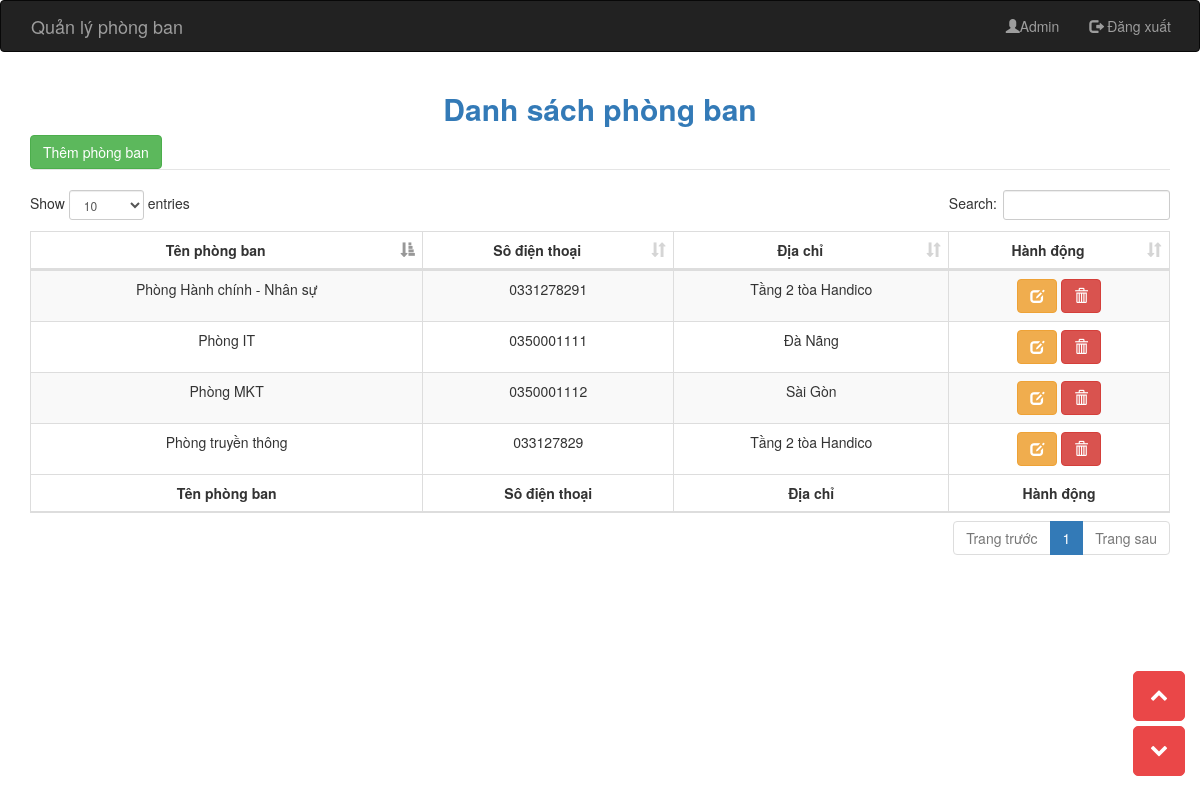
The page /department.php (signed in) on the database its author committed.
### tables this page shows
CREATE TABLE `PhongBan` (
  `id` int unsigned NOT NULL AUTO_INCREMENT,
  `tenPB` varchar(255) DEFAULT NULL,
  `soDT` varchar(255) NOT NULL,
  `diaChi` varchar(255) NOT NULL,
  PRIMARY KEY (`id`)
);

### department.php (the view, shortened to what this page needs)
<?php
include_once "connect-to-sql.php";
$data = $connection->query("SELECT * FROM PhongBan");
?>
<!DOCTYPE html>
<html lang="en">
<head>
  <link rel="stylesheet" href="https://maxcdn.bootstrapcdn.com/bootstrap/3.4.0/css/bootstrap.min.css">
  <link rel="stylesheet" href="https://stackpath.bootstrapcdn.com/font-awesome/4.7.0/css/font-awesome.min.css">
  <link rel="stylesheet" href="public/css/bootstrap.min.css">
  <link rel="stylesheet" type="text/css" href="public/css/datatables.min.css"/>
  <link rel="stylesheet" type="text/css" href="public/css/back-top.css"/>
  <link rel="stylesheet" type="text/css" href="public/css/back-down.css"/>
</head>
<body>
  <nav class="navbar navbar-inverse container-fluid">
    <div class="container">
      <div class="navbar-header">
        <a class="navbar-brand" href="">Quản lý phòng ban</a>
      </div>
      <ul class="nav navbar-nav navbar-right">
        <li><a href="index-admin.php"><span class="glyphicon glyphicon-user"></span><?php echo $_SESSION["Admin"]; ?>  </a></li>
        <li><a href="logout.php"><span class="glyphicon glyphicon-log-out"></span> Đăng xuất</a></li>
      </ul>
    </div>
  </nav>
  <div class="container">
    <div class="row">
      <div class="col-md-12">
        <h2 class="text-center text-primary"><b>Danh sách phòng ban</b></h2>
      </div>
      <div class="col-md-12">
        <a href="create-department-form.php" type="button" class="btn btn-success">Thêm phòng ban</a>
      </div>
    </div>
    <legend></legend>
    <div class="row">
      <div class="col-md-12">
        <table class="table table-bordered table-striped dataTable" id="myTable">
          <thead>
            <tr>
             <th>Tên phòng ban</th>
             <th>Sô điện thoại</th>
             <th>Địa chỉ</th>
             <th>Hành động</th>
           </tr>
         </thead>
         <tfoot>
          <tr>
              <th>Tên phòng ban</th>
              <th>Sô điện thoại</th>
              <th>Địa chỉ</th>
              <th>Hành động</th>
          </tr>
        </tfoot>
        <tbody>
         <?php
         if ($data->num_rows > 0) {
          while ($row = $data->fetch_assoc()) { ?>
            <tr>
              <td><?= $row['tenPB'] ?></td>
              <td><?= $row['soDT'] ?></td>
              <td><?= $row['diaChi'] ?></td>
              <td>
                  <a href="edit-department.php?id=<?= $row['id'] ?>" type="button" class="btn btn-warning btn-edit" title="Sửa">
                    <i class="glyphicon glyphicon-edit"></i>
                  </a>
                  <button type="button" data-id="<?= $row['id'] ?>"
                    class="btn btn-danger btn-delete" title="Xoá"><i class="glyphicon glyphicon-trash"></i></button>
                  </td>
                </tr>
                <?php
              }
            }
            ?>
          </tbody>
        </table>
      </div>
    </div>
  </div>
  <p id="back-top" style=""><a id="top" href="javascript:void(0)"></a></p>
  <p id="back-down" style=""><a id="down" href="javascript:void(0)"></a></p>
  </body>
  </html>

### public/css/back-top.css (style rules this page uses)
#back-top { border-color: #ec6a54; }
#back-top { z-index: 15; position: fixed; right: 15px; bottom: 60px; background: -moz-backface-visibility: hidden; -webkit-backface-visibility: hidden; backface-visibility: hidden; display: inline-block; }
#back-top a:before { display: inline-block; font-family: FontAwesome; font-style: normal; font-weight: normal; line-height: 1; -webkit-font-smoothing: antialiased; -moz-osx-font-smoothing: grayscale; content: "\f077"; font-size: 18px; position: absolute; top: 14px; left: 16px; }
#back-top a { color: #fff; border-color: transparent; background-color: #ea4748; font: 600 11px/1.35 Lato,Helvetica, Arial, sans-serif; font-weight: 600; }
#back-top a { display: inline-block; text-align: center; height: 50px; width: 52px; border: 1px solid #ea4748; position: relative; text-transform: uppercase; padding-top: 25px; -moz-border-radius: 5px; -webkit-border-radius: 5px; border-radius: 5px; }
p { margin: 0 0 1.55rem; }

### public/css/back-down.css (style rules this page uses)
#back-down { border-color: #ec6a54; }
#back-down { z-index: 15; position: fixed; right: 15px; bottom: 5px; background: -moz-backface-visibility: hidden; -webkit-backface-visibility: hidden; backface-visibility: hidden; display: inline-block; }
#back-down a:before { display: inline-block; font-family: FontAwesome; font-style: normal; font-weight: normal; line-height: 1; -webkit-font-smoothing: antialiased; -moz-osx-font-smoothing: grayscale; content: "\f078"; font-size: 18px; position: absolute; top: 14px; left: 16px; }
#back-down a { color: #fff; border-color: transparent; background-color: #ea4748; font: 600 11px/1.35 Arial; font-weight: 600; }
#back-down a { display: inline-block; text-align: center; height: 50px; width: 52px; border: 1px solid #ea4748; position: relative; text-transform: uppercase; padding-top: 25px; -moz-border-radius: 5px; -webkit-border-radius: 5px; border-radius: 5px; }
p { margin: 0 0 1.55rem; }

### department.php (style rules this page uses)
tr th { text-align: center; }
tr td { text-align: center; }

### rows shown on the page
phongban: tenPB "Phòng IT", soDT "0350001111", diaChi "Đà Nãng"
phongban: tenPB "Phòng MKT", soDT "0350001112", diaChi "Sài Gòn"
phongban: tenPB "Phòng truyền thông", soDT "033127829", diaChi "Tầng 2 tòa Handico"
phongban: tenPB "Phòng Hành chính - Nhân sự", soDT "0331278291", diaChi "Tầng 2 tòa Handico"

### other values the page prints
$_SESSION["Admin"] "Admin"
